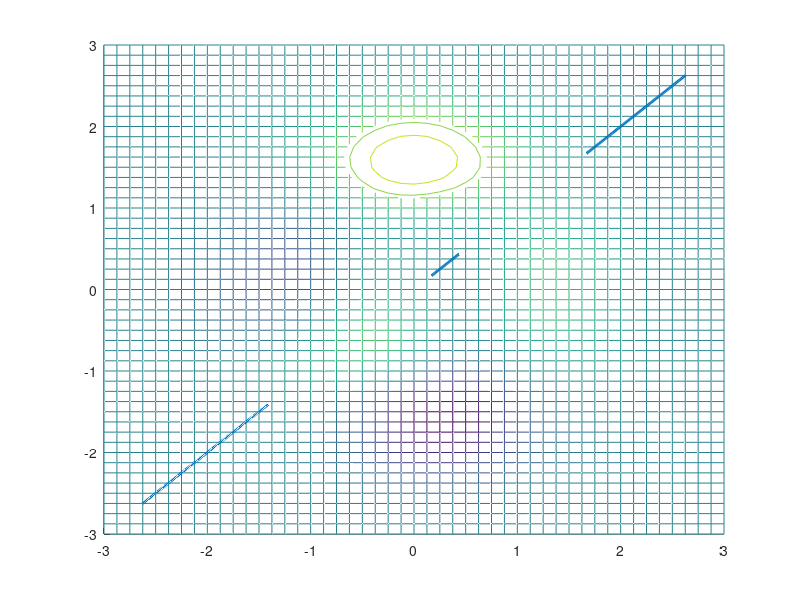

Recreate this plot in MATLAB.
function [] = Problem9_LG114

% Parameters for cases (a)-(f)
mean1=zeros(1,6);
mean2=zeros(1,6);
sigma1=ones(1,6);
sigma2=[1,1,1,2,2,10];
correlation_coefficient=[0,0.8,-0.8,0,0.8,0.8];

% Create figure
figure(1);
hold on;

% Loop through parameter values
for jj=1:1

    % Create vectors x and y to plot pdf
    x=(-10:.01:10)';
    y=(-10:.01:10)';
    f_XY=NaN(length(x),1);

    % Joint pdf of X and Y
    for ii=1:length(x)
        f_XY(ii,1)=(1/(2*pi*sigma1(jj)*sigma2(jj)*sqrt(1-correlation_coefficient(jj)^2)))*...
            exp((-1/(2*(1-correlation_coefficient(jj)^2)))*...
            ((x(ii)-mean1(jj))/sigma1(jj))^2-...
            (2*correlation_coefficient(jj)*((x(ii)-mean1(jj))/sigma1(jj))*((y(ii)-mean2(jj))/sigma2(jj)))+...
            ((y(ii)-mean2(jj))/sigma2(jj))^2);
    end

    test=1;

    % Plot pdf results from each set of parameters
    [X,Y] = meshgrid(-3:.125:3);
    Z = peaks(X,Y);
    meshc(X,Y,Z);
    axis([-3 3 -3 3 -10 5])
    
    plot3(x,y,f_XY,'LineWidth',2);
    hold on;

    test=1;
    
end


